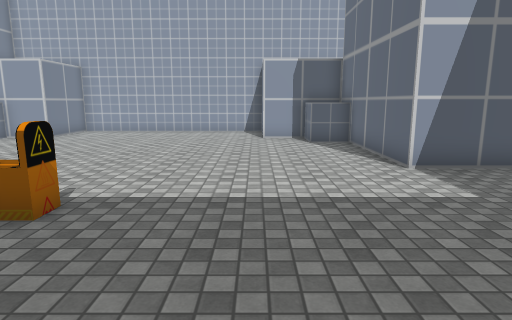
[1] (above)

16 first-person views from a walk through a 3-D level made in the Unity game engine. The camera is 1.5 m above the floor, tilts 10° down and sees 75° across. The floor is counted in squares, 1 m on a side. Each view is taken from the middle of a square. On the plan, view 1 faces up. The plan holds only what a view shows up to about 15 squares ahead; the rest is blank. The player is left out. Some surface patterns are stand-ins.

[2]
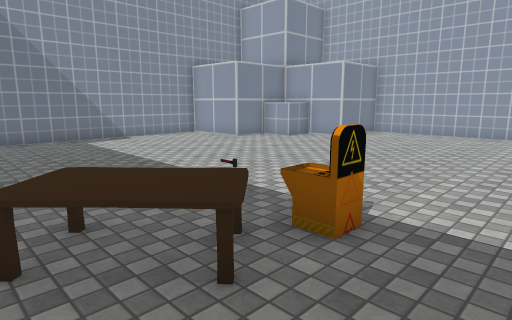

[3]
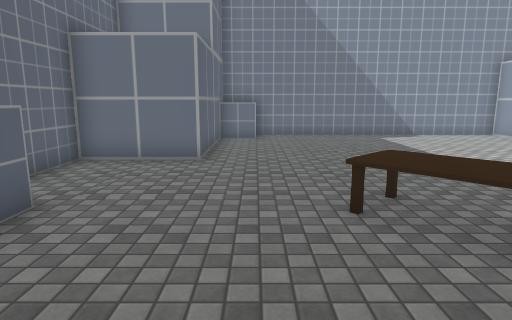

[4]
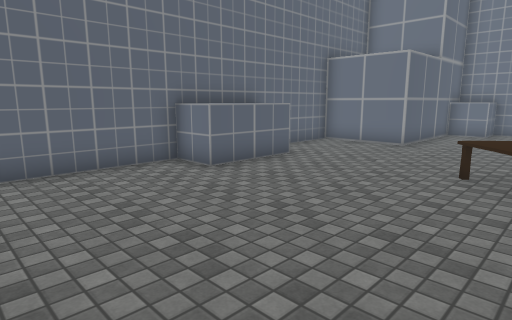

[5]
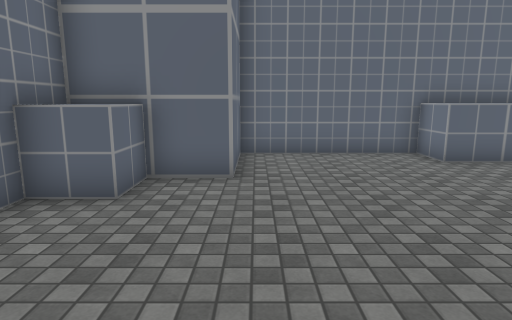

[6]
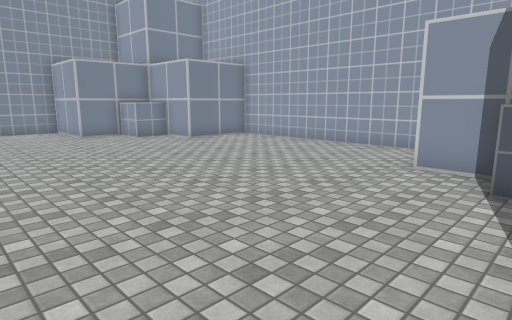

[7]
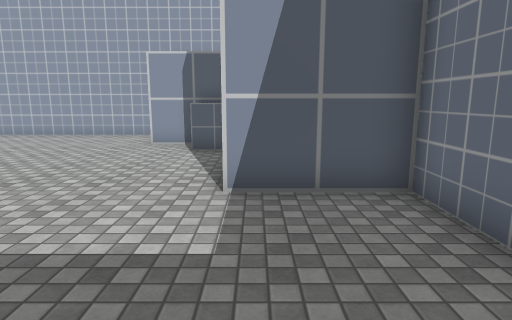

[8]
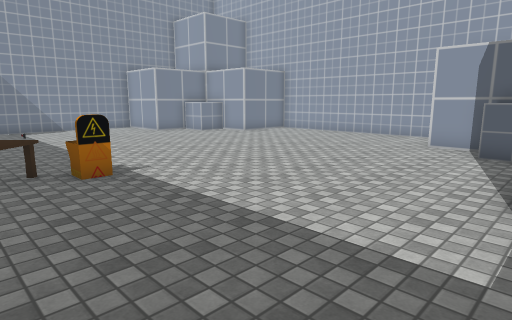

[9]
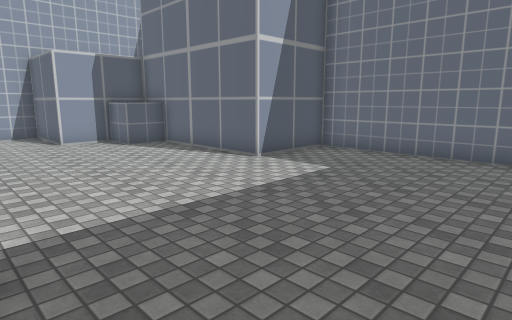

[10]
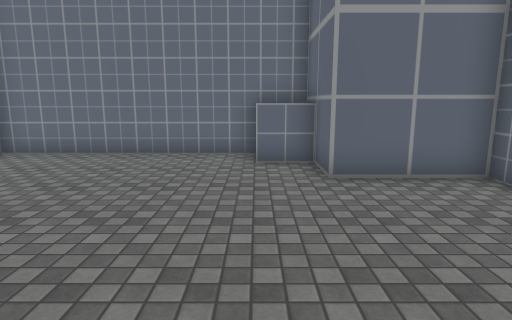

[11]
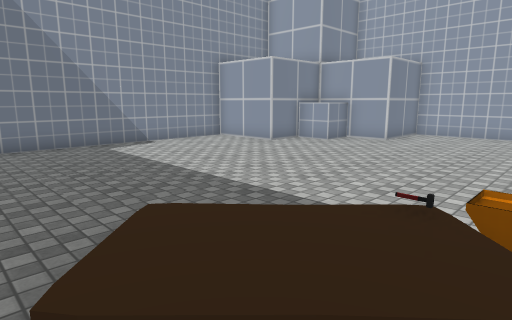

[12]
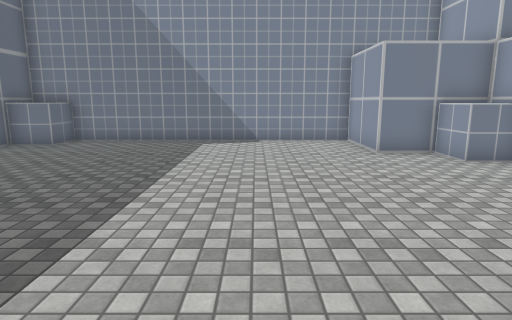

[13]
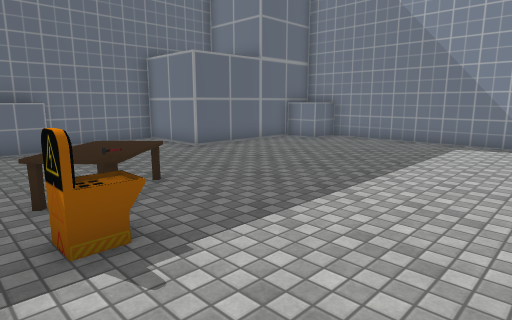

[14]
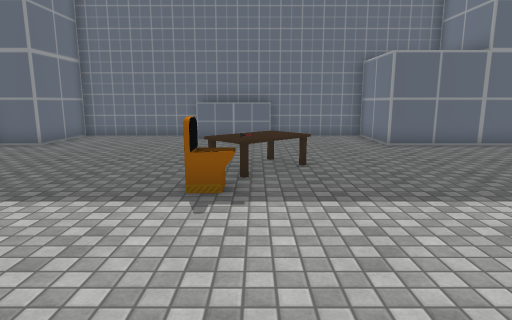

[15]
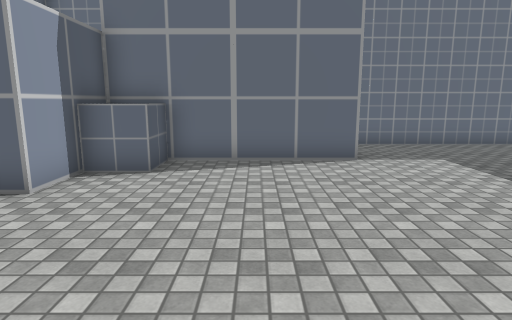

[16]
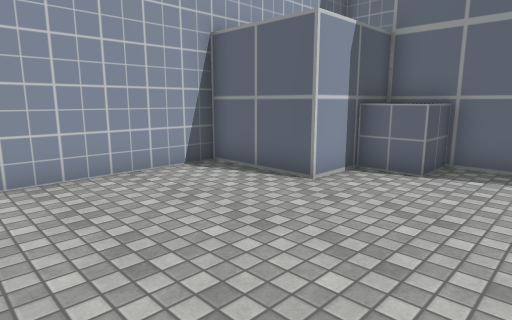

### Floor plan
Key: @ floor where view 1 was taken; # wall or solid block; . floor; M machine; H hammer; T table; O other object.
Columns run from 15 left of view 1 to 7 right of it. Each row starts with its distance up from view 1.
 17       ##########
 16       #........#
 15       #........#
 14    ####........#####
 13    #OO...........OO#
 12    #O............OO#
 11 ####...............#
 10 #..................#
  9 #..................#
  8 #..................####
  7 #.....................#
  6 #.....................#
  5 #...........M.........#
  4 #..........MM.........#
  3 #..........HT.........#
  2 #.........TT..........#
  1 #..........T..........#
  0 #O.............@....OOO
 -1 #O..................OOO
 -2 #######............####
 -3       #....OOO.....#
 -4       #....OOO.....#
 -5       #####OOO######

Positions as (right, up) in squares from view 1, and headings:
1: (0, 0), facing up
2: (-1, 1), facing up-left
3: (0, 0), facing left
4: (3, 3), facing down-left
5: (3, 5), facing down
6: (3, 6), facing up-left
7: (4, 2), facing up
8: (4, 2), facing up-left
9: (-3, 1), facing up-right
10: (-3, 0), facing right
11: (-3, 1), facing up-left
12: (-2, 7), facing left
13: (-2, 8), facing down-left
14: (-4, 10), facing down
15: (-5, 10), facing right
16: (-5, 10), facing up-right
